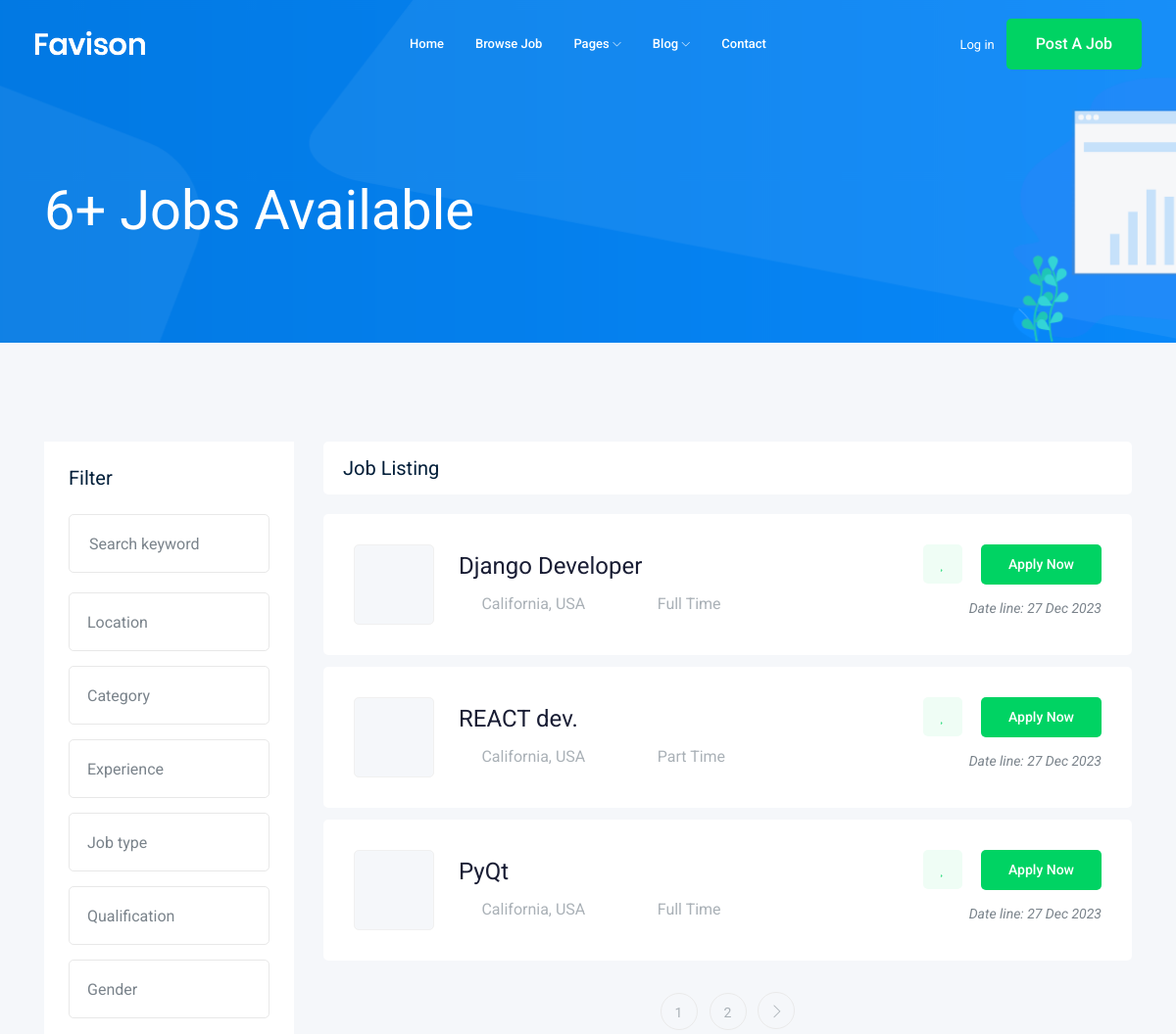
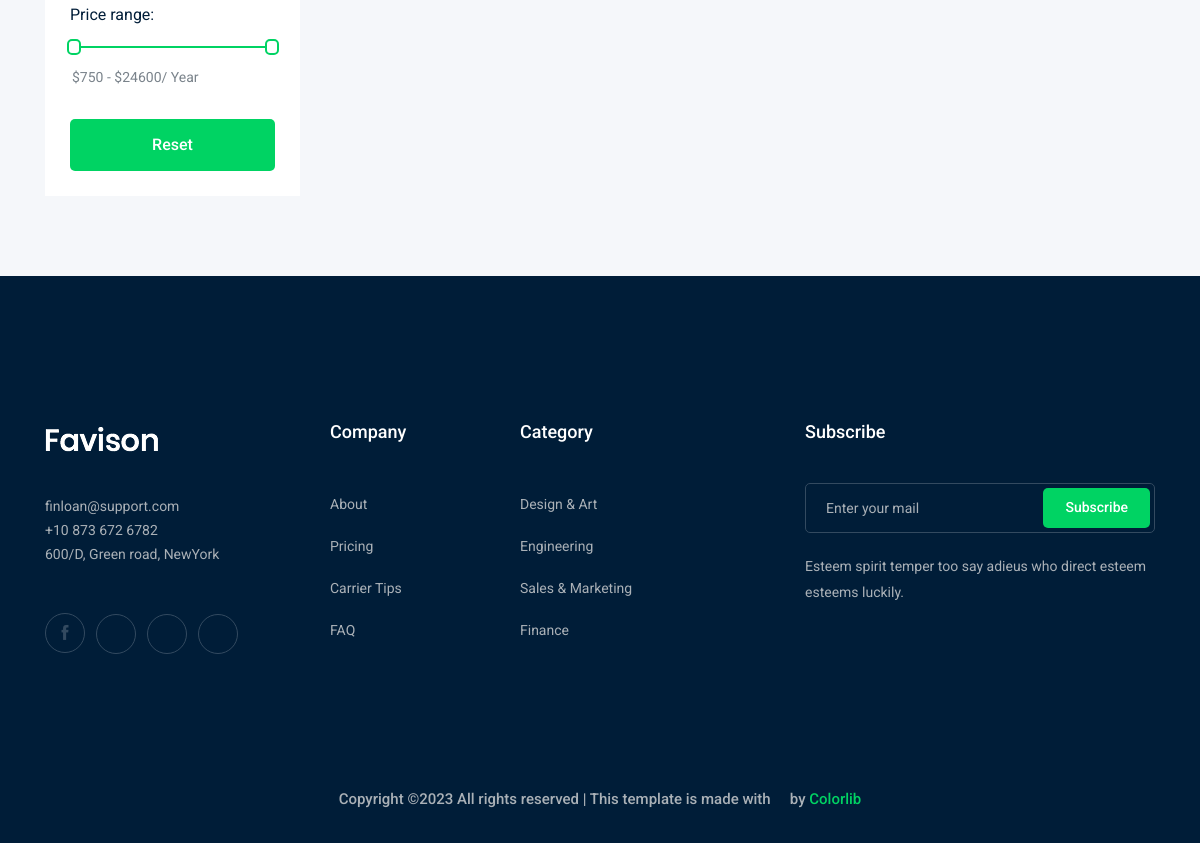
Screenshot of /jobs/ with the database file from the repository (2 pictures, top to bottom).
### job/models.py (models this page shows, shortened)
class Job(models.Model):
    created_by = models.ForeignKey(User,related_name = 'job_owner', on_delete=models.CASCADE)
    title = models.CharField(max_length=100)
    job_type = models.CharField(max_length=50, choices=JOB_TYPE)
    description = models.TextField(max_length=1000)
    published_at = models.DateTimeField(auto_now=True)
    vacancy = models.IntegerField()
    salary = models.IntegerField(default=0)
    experience = models.IntegerField(default=1)
    category = models.ForeignKey("Category", on_delete=models.CASCADE)
    image = models.ImageField(upload_to=image_upload)
    slug = models.SlugField(blank=True, null=True)

### job/views.py (the view)
# urls.py: path('', views.job_list, name='job_list'),
def job_list(request):
    job_list = Job.objects.all()
    paginator = Paginator(job_list, 3)
    page_number = request.GET.get("page")
    page_obj = paginator.get_page(page_number)
    context = {'jobs': page_obj,
               'all': job_list}
    return render(request, 'job/job_list.html', context)

### job/templates/job/job_list.html (shortened to what this page needs)
{% extends "base.html" %}
{%load static%}
{% block body %}
    <div class="bradcam_area bradcam_bg_1">
        <div class="container">
            <div class="row">
                <div class="col-xl-12">
                    <div class="bradcam_text">
                        <h3>{{all|length}}+ Jobs Available</h3>
                    </div>
                </div>
            </div>
        </div>
    </div>
    <div class="job_listing_area plus_padding">
        <div class="container">
            <div class="row">
                <div class="col-lg-3">
                    <div class="job_filter white-bg">
                        <div class="form_inner white-bg">
                            <h3>Filter</h3>
                            <form action="#">
                                <div class="row">
                                    <div class="col-lg-12">
                                        <div class="single_field">
                                            <input type="text" placeholder="Search keyword">
                                        </div>
                                    </div>
                                    <div class="col-lg-12">
                                    </div>
                                    <div class="col-lg-12">
                                    </div>
                                    <div class="col-lg-12">
                                    </div>
                                    <div class="col-lg-12">
                                    </div>
                                    <div class="col-lg-12">
                                    </div>
                                    <div class="col-lg-12">
                                    </div>
                                </div>
                            </form>
                        </div>
                        <div class="range_wrap">
                            <label for="amount">Price range:</label>
                            <div id="slider-range"></div>
                            <p>
                                <input type="text" id="amount" readonly style="border:0; color:#7A838B; font-size: 14px; font-weight:400;">
                            </p>
                        </div>
                        <div class="reset_btn">
                            <button  class="boxed-btn3 w-100" type="submit">Reset</button>
                        </div>
                    </div>
                </div>
                <div class="col-lg-9">
                    <div class="recent_joblist_wrap">
                        <div class="recent_joblist white-bg ">
                            <div class="row align-items-center">
                                <div class="col-md-6">
                                    <h4>Job Listing</h4>
                                </div>
                            </div>
                        </div>
                    </div>
                    <div class="job_lists m-0">
                        <div class="row">
                            {% for job in jobs %}
                            <div class="col-lg-12 col-md-12">
                                <div class="single_jobs white-bg d-flex justify-content-between">
                                    <div class="jobs_left d-flex align-items-center">
                                        <div class="thumb">
                                        </div>
                                        <div class="jobs_conetent">
                                            <a href="{% url 'jobs:job_detail' job.slug %}"><h4>{{job.title}}</h4></a>
                                            <div class="links_locat d-flex align-items-center">
                                                <div class="location">
                                                    <p> <i class="fa fa-map-marker"></i> California, USA</p>
                                                </div>
                                                <div class="location">
                                                    <p> <i class="fa fa-clock-o"></i> {{job.job_type}}</p>
                                                </div>
                                            </div>
                                        </div>
                                    </div>
                                    <div class="jobs_right">
                                        <div class="apply_now">
                                            <a class="heart_mark" href="#"> <i class="fa fa-heart"></i> </a>
                                            <a href="{% url 'jobs:job_detail' job.slug %}" class="boxed-btn3">Apply Now</a>
                                        </div>
                                        <div class="date">
                                            <p>Date line: {{job.published_at|date:'d M o'}}</p>
                                        </div>
                                    </div>
                                </div>
                            </div>
                            {% endfor %}
                        </div>
                        {% if jobs.has_other_pages %}
                        <div class="row">
                            <div class="col-lg-12">
                                <div class="pagination_wrap">
                                    <ul>
                                        {% for i in jobs.paginator.page_range %}
                                            <li><a href="?page={{i}}"><span>{{i}}</span></a></li>
                                        {% endfor %}
                                        {% if jobs.has_next %}
                                            <li><a href="?page={{jobs.next_page_number}}"> <i class="ti-angle-right"></i> </a></li>
                                        {% endif %}
                                    </ul>
                                </div>
                            </div>
                        </div>
                        {% endif %}
                    </div>
                </div>
            </div>
        </div>
    </div>
{% endblock body %}

### rows the page displays
Job: title "Django Developer", job_type "Full Time", published_at "27 Dec 2023"
Job: title "REACT dev.", job_type "Part Time", published_at "27 Dec 2023"
Job: title "PyQt", job_type "Full Time", published_at "27 Dec 2023"

### other values shown
{{ all|length }} "6"
{{ i }} "1" "2"
